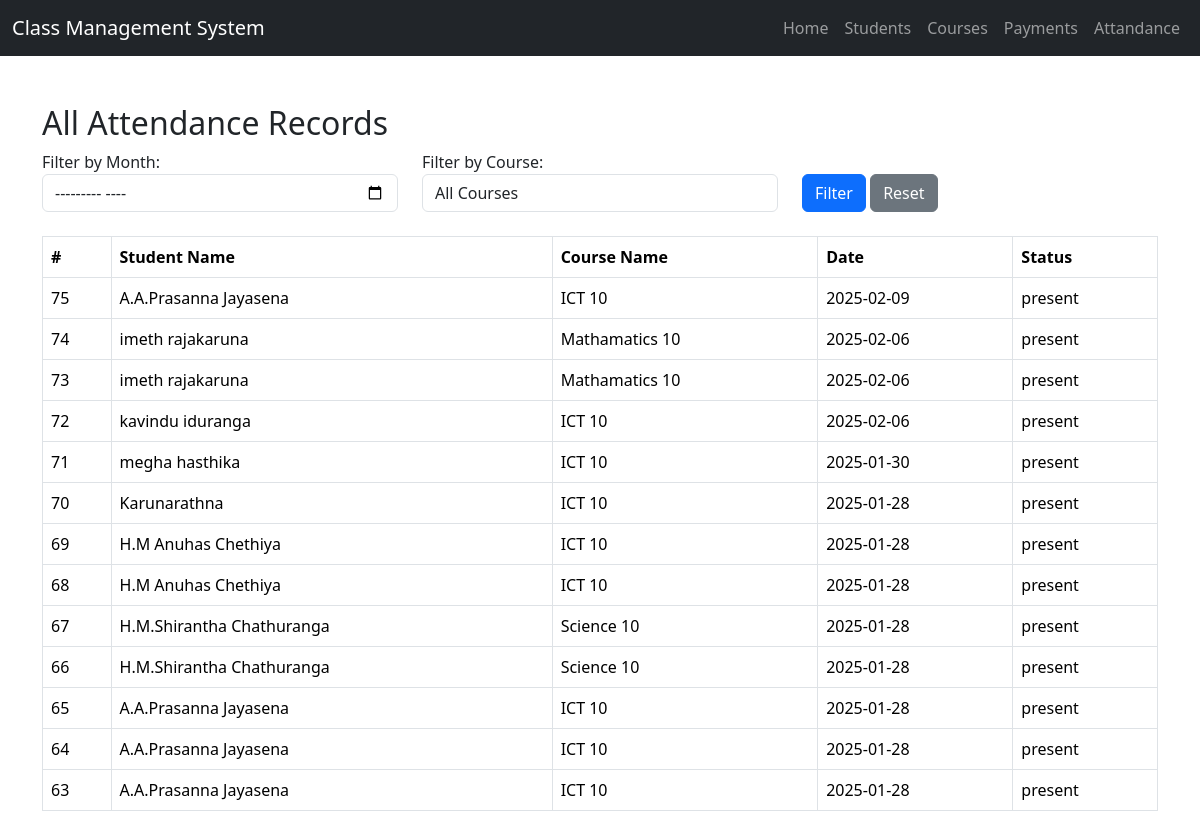
/attandance/all_attandance.php, run on the app's committed database.
### tables this page shows
CREATE TABLE `attendance` (
  `id` int(11) NOT NULL,
  `student_id` int(11) NOT NULL,
  `course_id` int(11) NOT NULL,
  `date` date NOT NULL,
  `status` enum('present','absent','excused') DEFAULT 'present'
);

CREATE TABLE `student` (
  `id` int(11) NOT NULL,
  `name` varchar(150) NOT NULL,
  `email` varchar(150) NOT NULL,
  `phone` varchar(150) NOT NULL,
  `dob` date NOT NULL,
  `course_id` int(11) DEFAULT NULL
);

CREATE TABLE `course` (
  `id` int(11) NOT NULL,
  `name` varchar(150) NOT NULL,
  `duration` varchar(150) NOT NULL
);

### attandance/all_attandance.php (the view, shortened to what this page needs)
<?php
include 'header.php';
include 'db.php';
$selected_month = $_GET['month'] ?? '';
$sql = "SELECT attendance.id, student.name AS student_name, course.name AS course_name, attendance.date, attendance.status
        FROM attendance
        JOIN student ON attendance.student_id = student.id
        JOIN course ON attendance.course_id = course.id
        WHERE 1=1";
$sql .= " ORDER BY attendance.date DESC";
$result = $conn->query($sql);
?>
<div class="container mt-5">
    <h2>All Attendance Records</h2>
    <form method="GET" class="mb-4">
        <div class="row">
            <div class="col-md-4">
                <label for="month">Filter by Month:</label>
                <input type="month" id="month" name="month" class="form-control" value="<?php echo htmlspecialchars($selected_month); ?>">
            </div>
            <div class="col-md-4">
                <label for="course">Filter by Course:</label>
                <select id="course" name="course" class="form-control">
                    <option value="">All Courses</option>
                </select>
            </div>
            <div class="col-md-4 align-self-end">
                <button type="submit" class="btn btn-primary">Filter</button>
                <a href="attendance.php" class="btn btn-secondary">Reset</a>
            </div>
        </div>
    </form>
    <table class="table table-bordered">
        <thead>
            <tr>
                <th>#</th>
                <th>Student Name</th>
                <th>Course Name</th>
                <th>Date</th>
                <th>Status</th>
            </tr>
        </thead>
        <tbody>
            <?php
            if ($result->num_rows > 0) {
                while ($row = $result->fetch_assoc()) {
                    echo "<tr>
                              <td>" . $row['id'] . "</td>
                              <td>" . htmlspecialchars($row['student_name']) . "</td>
                              <td>" . htmlspecialchars($row['course_name']) . "</td>
                              <td>" . date('Y-m-d', strtotime($row['date'])) . "</td>
                              <td>" . htmlspecialchars($row['status']) . "</td>
                          </tr>";
                }
            } else {
                echo "<tr><td colspan='5'>No attendance records found</td></tr>";
            }
            ?>
        </tbody>
    </table>
</div>
</body>
</html>

### attandance/header.php (shortened to what this page needs)
<!DOCTYPE html>
<html lang="en">
<head>
    <link href="https://cdn.jsdelivr.net/npm/bootstrap@5.3.2/dist/css/bootstrap.min.css" rel="stylesheet">
</head>
<body>
    <nav class="navbar navbar-expand-lg navbar-dark bg-dark">
        <div class="container-fluid">
            <a class="navbar-brand" href="#home">Class Management System</a>
            <div class="collapse navbar-collapse" id="navbarNav">
                <ul class="navbar-nav ms-auto">
                    <li class="nav-item">
                        <a class="nav-link" href="http://localhost/classmanagement/home/index.php">Home</a>
                    </li>
                    <li class="nav-item">
                        <a class="nav-link" href="http://localhost/classmanagement/students/index.php">Students</a>
                    </li>
                    <li class="nav-item">
                        <a class="nav-link" href="http://localhost/classmanagement/courses/course_list.php">Courses</a>
                    </li>
                    <li class="nav-item">
                        <a class="nav-link" href="http://localhost/classmanagement/payments/all_payments.php">Payments</a>
                    </li>
                    <li class="nav-item">
                        <a class="nav-link" href="http://localhost/classmanagement/attandance/all_attandance.php">Attandance</a>
                    </li>
                </ul>
            </div>
        </div>
</nav>

### data on the page
attendance: id "75", student.name "A.A.Prasanna Jayasena", course.name "ICT 10", date "2025-02-09", status "present"
attendance: id "74", student.name "imeth rajakaruna", course.name "Mathamatics 10", date "2025-02-06", status "present"
attendance: id "73", student.name "imeth rajakaruna", course.name "Mathamatics 10", date "2025-02-06", status "present"
attendance: id "72", student.name "kavindu iduranga", course.name "ICT 10", date "2025-02-06", status "present"
attendance: id "71", student.name "megha hasthika", course.name "ICT 10", date "2025-01-30", status "present"
attendance: id "70", student.name "Karunarathna", course.name "ICT 10", date "2025-01-28", status "present"
attendance: id "69", student.name "H.M Anuhas Chethiya", course.name "ICT 10", date "2025-01-28", status "present"
attendance: id "68", student.name "H.M Anuhas Chethiya", course.name "ICT 10", date "2025-01-28", status "present"
attendance: id "67", student.name "H.M.Shirantha Chathuranga", course.name "Science 10", date "2025-01-28", status "present"
attendance: id "66", student.name "H.M.Shirantha Chathuranga", course.name "Science 10", date "2025-01-28", status "present"
attendance: id "65", student.name "A.A.Prasanna Jayasena", course.name "ICT 10", date "2025-01-28", status "present"
attendance: id "64", student.name "A.A.Prasanna Jayasena", course.name "ICT 10", date "2025-01-28", status "present"
attendance: id "63", student.name "A.A.Prasanna Jayasena", course.name "ICT 10", date "2025-01-28", status "present"
